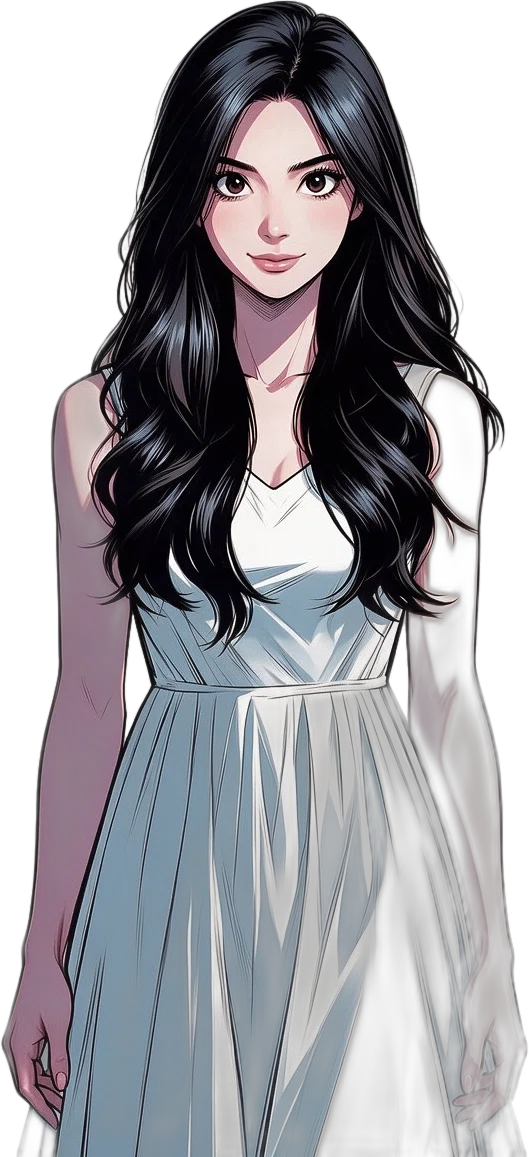
#> input picture docs/agent/evidence/p5/_new_cutout.png, 529 x 1157 px
$ python _tmp_new_widths.py
#> lines starting #> are read from the running program, lines starting #| are printed output that depends on the picture; after the words box and inside, x2 and y2 are one past the last pixel; in counts of white or black regions, pixels touching at a corner belong together
# -*- coding: utf-8 -*-
r"""打印新立绘的**宽度剖面**，用真实结构定"脖子在哪、脸在哪"。

上一版用"最窄行 = 脖子"是错的：这张图**白色连衣裙的窄腰带**比脖子还窄，
于是判据撞在腰上（y=122 行宽 245px）。这类"判据指错了对象"的错必须先看图，
所以这里把逐行宽度打出来，让结构自己说话。
"""
from pathlib import Path

import numpy as np
from PIL import Image, ImageDraw

ROOT = Path(__file__).resolve().parents[4]
OUT = ROOT / "docs" / "agent" / "evidence" / "p5"
cut = Image.open(OUT / "_new_cutout.png").convert("RGBA")
#> cut is the input picture: PIL image 529x1157 RGBA; mean R, G, B, A 68.1, 67.1, 72.4, 149.3
a = np.asarray(cut)
op = a[:, :, 3] > 16
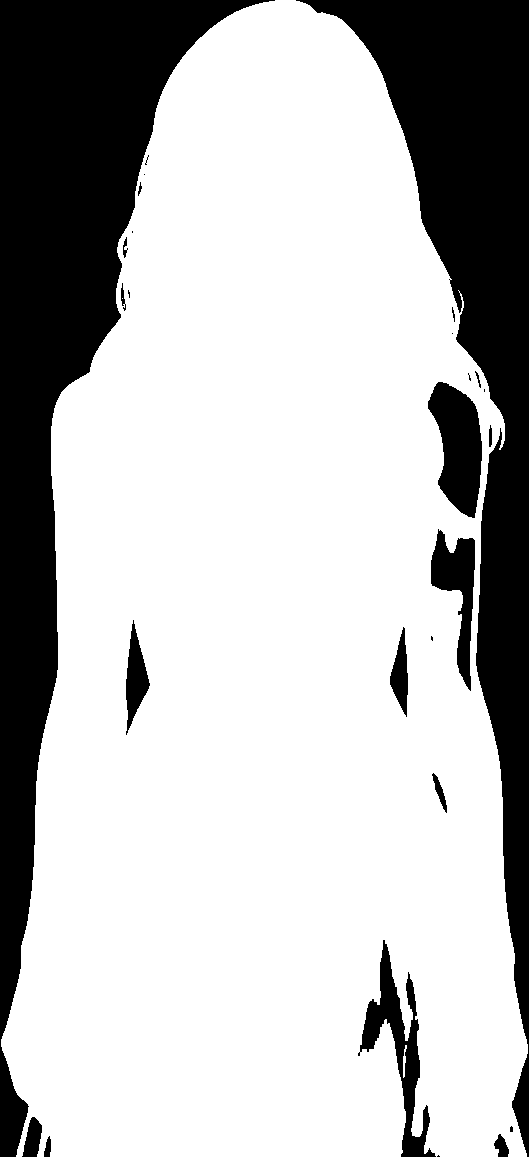
#> op: shape (1157, 529) bool; 72.8% white; 27 black regions (10 under 20 px), largest, box (x1, y1, x2, y2) and area: (0, 0, 275, 1157) 84385, (296, 0, 529, 1157) 66145, (428, 382, 482, 518) 4803
H, W = op.shape
ys, xs = np.where(op)
y0, y1 = int(ys.min()), int(ys.max())
#> y0 = 0; y1 = 1156
print(f"抠图后角色 y[{y0}..{y1}]  高 {y1-y0+1}")
#| 抠图后角色 y[0..1156]  高 1157
print()
print("逐行宽度剖面（每 12 行取一行，避免刷屏）:")
print("   y     占y比例   行宽   左右边界          图示")
print("  " + "-" * 66)
for y in range(y0, y1 + 1, 12):
    cols = np.where(op[y])[0]
    if not len(cols):
        continue
    n = len(cols)
    rel = (y - y0) / (y1 - y0)
    bar = "#" * int(round(n / 14))
    print(f"  {y:>4}   {rel:>6.1%}   {n:>4}   x[{cols.min():>3}..{cols.max():>3}]   {bar}")
#> this loop made 97 passes
#> (n, rel, bar) on passes 1 to 8: (21, 0, '##'), (85, 0.0104, '######'), (131, 0.0208, '#########'), (156, 0.0311, '###########'), (177, 0.0415, '#############'), (195, 0.0519, '##############'), (209, 0.0623, '###############'), (220, 0.0727, '################')
#> (printed output is left out)

print()
# 用"肤色"找脸：肤色像素（暖色，R>G>B 且够亮）
r_, g_, b_ = a[:, :, 0].astype(int), a[:, :, 1].astype(int), a[:, :, 2].astype(int)
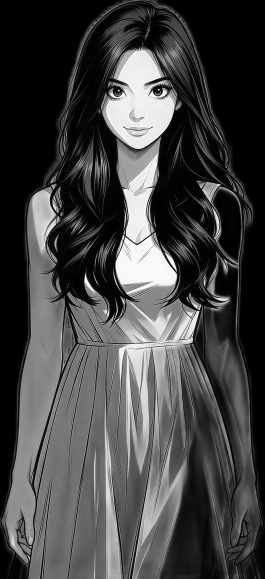
#> r_: shape (1157, 529) int64 (shown at 1/2 size); min 0, max 254, mean 68.1
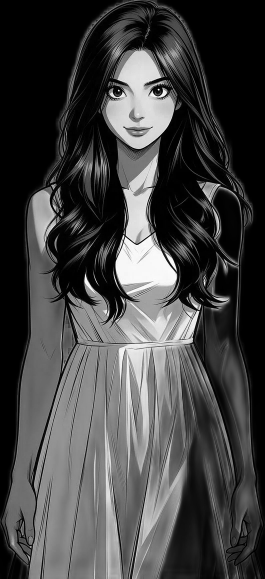
#> g_: shape (1157, 529) int64 (shown at 1/2 size); min 0, max 254, mean 67.1
skin = op & (r_ > 150) & (r_ - b_ > 25) & (r_ - g_ > 10)
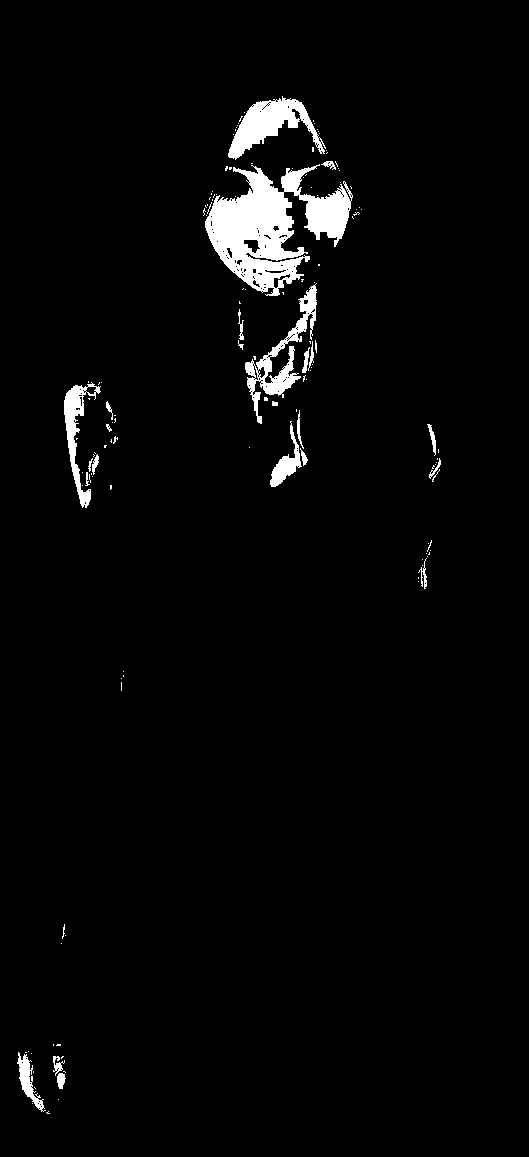
#> skin: shape (1157, 529) bool; 3% white; 141 white regions (115 under 20 px), largest, box (x1, y1, x2, y2) and area: (205, 164, 353, 296) 9329, (228, 96, 326, 160) 2523, (245, 283, 317, 424) 2163
print("肤色像素的逐行分布（每 8 行）—— 脸和手臂都是肤色，但脸在最上面:")
print("   y     肤色像素   横向范围")
print("  " + "-" * 44)
first_skin = None
for y in range(y0, y1 + 1, 8):
    cols = np.where(skin[y])[0]
    if not len(cols):
        continue
    if first_skin is None:
        first_skin = y
    print(f"  {y:>4}   {len(cols):>5}     x[{cols.min()}..{cols.max()}]")
#> this loop made 145 passes
#> cols on passes 13, 38, 40: [282], [304, 305, 306, 307, 308, 309, 310, 311, 312, 313, 314, 315], [238, 239, 240, 306, 307, 308, 309, 310, 312, 313, 314, 315]
#> after the loop, first_skin = 96

print()
# 脸 = 最上面一段连续肤色；脖子结束处肤色会断（被头发/衣服遮）
print("判读：肤色从 y=%s 开始（额头）。" % first_skin)
# 找第一段连续肤色行的终点
run_end = first_skin
#> run_end = 96
for y in range(first_skin, y1 + 1):
    if skin[y].sum() >= 3:
        run_end = y
    else:
        # 允许 6 行的空隙（睫毛/嘴线）
        if y - run_end > 6:
            break
print(f"      第一段连续肤色到 y={run_end}（含睫毛/嘴的短空隙）")
print(f"      ⇒ 脸部高度约 {run_end - first_skin + 1}px，占全身 "
      f"{(run_end - first_skin + 1) / (y1 - y0 + 1):.1%}")

print()
# 输入 scipy 或 matplotlib 都不用；直接给 DPI 友好的标注图
Z = 1.0
img = cut.copy()
d = ImageDraw.Draw(img)
d.line([(0, first_skin), (W, first_skin)], fill=(0, 200, 0), width=3)
d.text((6, first_skin + 4), f"skin top y={first_skin}", fill=(0, 200, 0))
d.line([(0, run_end), (W, run_end)], fill=(255, 0, 0), width=3)
d.text((6, run_end + 4), f"skin run end y={run_end}", fill=(255, 0, 0))
p = OUT / "_new_structure_annot.png"
img.save(p)
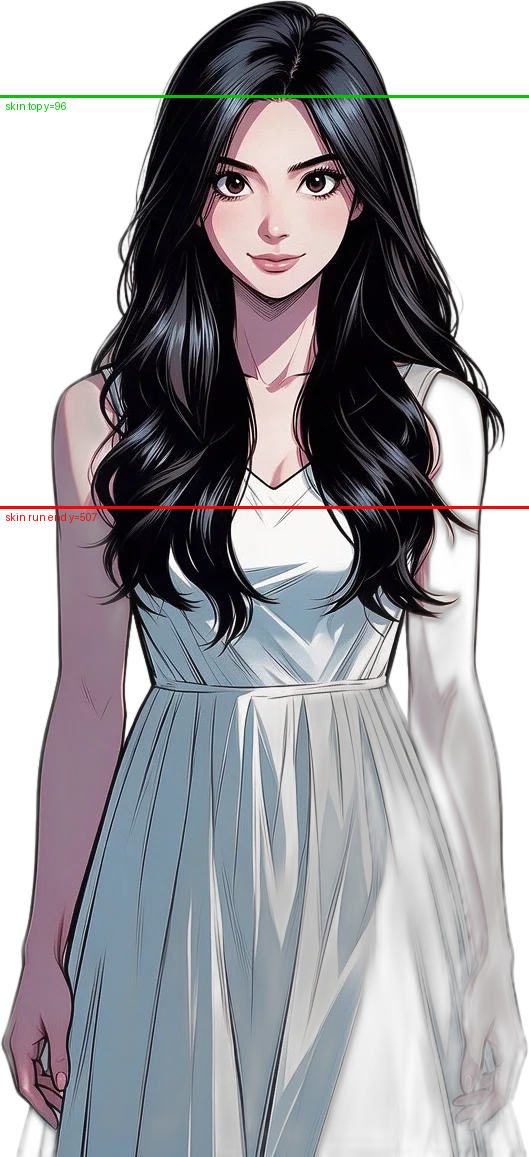
#> saved as _new_structure_annot.png: PIL image 529x1157 RGBA; mean R, G, B, A 68.6, 67.4, 72.1, 149.9; transparent parts drawn white
print(f"标注图: {p.name}  （绿线=肤色起始，红线=第一段肤色结束）")

$ run again, with docs/agent/evidence/p5/_base_xinya2.png copied over docs/agent/evidence/p5/_new_cutout.png
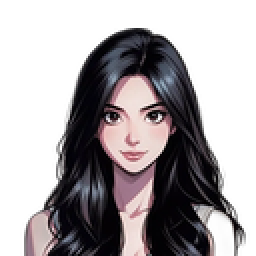
#> input picture docs/agent/evidence/p5/_base_xinya2.png, 128 x 128 px (shown 2 times larger)
#> cut is the input picture: PIL image 128x128 RGBA; mean R, G, B, A 37.7, 33, 35.2, 123.1
#> `op = a[:, :, 3] > 16`:
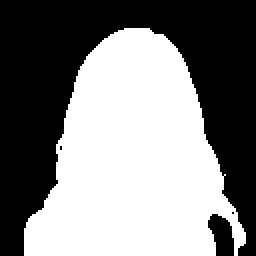
#> op: shape (128, 128) bool (shown 2 times larger); 50.7% white; 4 black regions (2 under 20 px), largest, box (x1, y1, x2, y2) and area: (0, 0, 128, 128) 7886, (104, 107, 117, 128) 193
#> ys = 8302 values from 14 to 127; xs = 8302 values, max 122 at index 7201, min 12 at index 6902, mean 66.11
#> y0 = 14; y1 = 127
#| 抠图后角色 y[14..127]  高 114
#> the loop `for y in range(y0, y1 + 1, 12):` made 10 passes
#> (n, rel, bar) on passes 2 to 9: (45, 0.106, '###'), (57, 0.212, '####'), (64, 0.319, '#####'), (70, 0.425, '#####'), (77, 0.531, '######'), (83, 0.637, '######'), (89, 0.743, '######'), (95, 0.85, '#######')
#> (printed output is left out)
#> skin: shape (128, 128) bool; 6% white; 27 white regions (22 under 20 px), largest, box (x1, y1, x2, y2) and area: (50, 54, 85, 86) 567, (55, 38, 79, 52) 143, (59, 83, 77, 114) 143, (15, 108, 20, 128) 53, (67, 119, 74, 128) 27
#> the loop `for y in range(y0, y1 + 1, 8):` made 15 passes
#> cols on passes 4, 5, 6, 10, 11, 12, 13, 14: [65, 66, 67, 68, 69, 70, 71], [57, 58, 59, 60, 61, 62, 63, 64, 65, 66, 76], [55, 61, 75, 76, 79, 80], [73, 74, 75, 76], [58, 70, 71, 72, 73], [59, 60, 62, 63, 64, 65, 66, 69, 70, 74], [15, 16, 17, 18, 21, 61, 62], [16, 17, 18, 26, 72, 104]
#> (printed output is left out)
#> after the loop `for y in range(y0, y1 + 1, 8):`: first_skin = 38
#| 判读：肤色从 y=38 开始（额头）。
#|       第一段连续肤色到 y=127（含睫毛/嘴的短空隙）
#|       ⇒ 脸部高度约 90px，占全身 78.9%
#> `img.save(p)`:
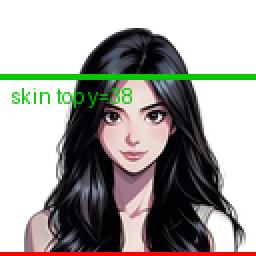
#> saved as _new_structure_annot.png: PIL image 128x128 RGBA (shown 2 times larger); mean R, G, B, A 39.5, 37.9, 33.2, 128.6; transparent parts drawn white

$ run again, with docs/agent/evidence/p5/_base_xinya2_zoom.png copied over docs/agent/evidence/p5/_new_cutout.png
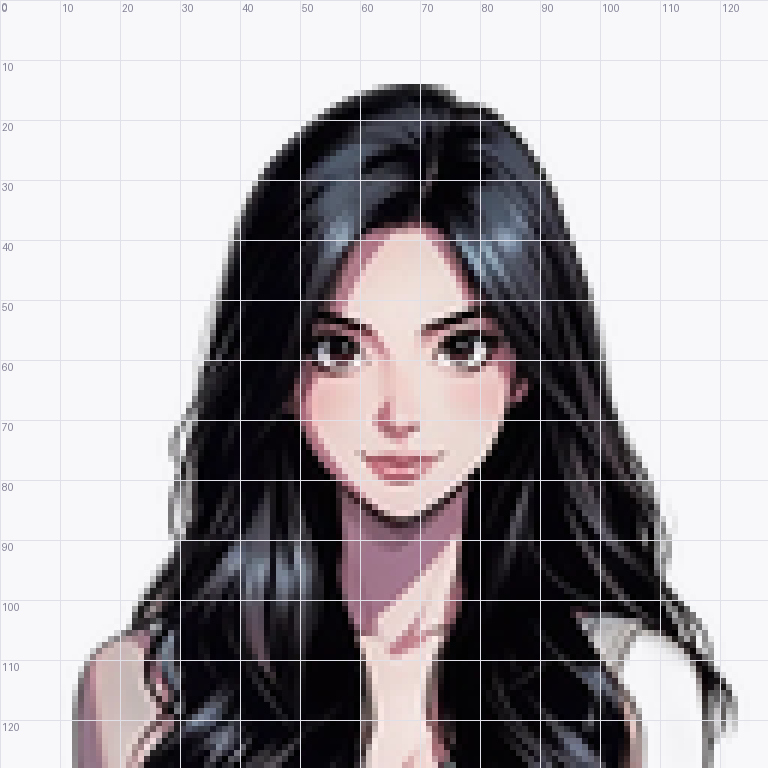
#> input picture docs/agent/evidence/p5/_base_xinya2_zoom.png, 768 x 768 px
#> op: shape (768, 768) bool; every value is 1
#> y0 = 0; y1 = 767
#| 抠图后角色 y[0..767]  高 768
#> the loop `for y in range(y0, y1 + 1, 12):` made 64 passes
#> rel on passes 1 to 8: 0, 0.0156, 0.0313, 0.0469, 0.0626, 0.0782, 0.0939, 0.11
#> (printed output is left out)
#> r_: shape (768, 768) int64; 255 distinct labels, from 0 to 255
#> g_: shape (768, 768) int64; 250 distinct labels, from 0 to 255
#> b_: shape (768, 768) int64; 252 distinct labels, from 0 to 255
#> `skin = op & (r_ > 150) & (r_ - b_ > 25) & (r_ - g_ > 10)`:
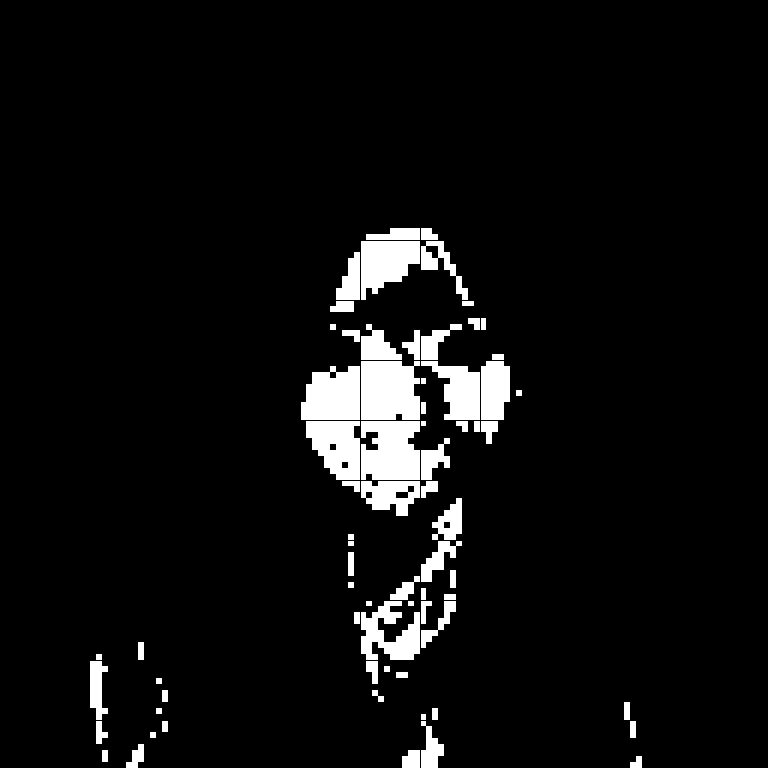
#> skin: shape (768, 768) bool; 5.7% white; 70 white regions, largest, box (x1, y1, x2, y2) and area: (361, 361, 420, 420) 3241, (361, 421, 420, 480) 3091, (301, 366, 360, 420) 2682
#> after the loop `for y in range(y0, y1 + 1, 8):`: first_skin = 232
#> `img.save(p)`:
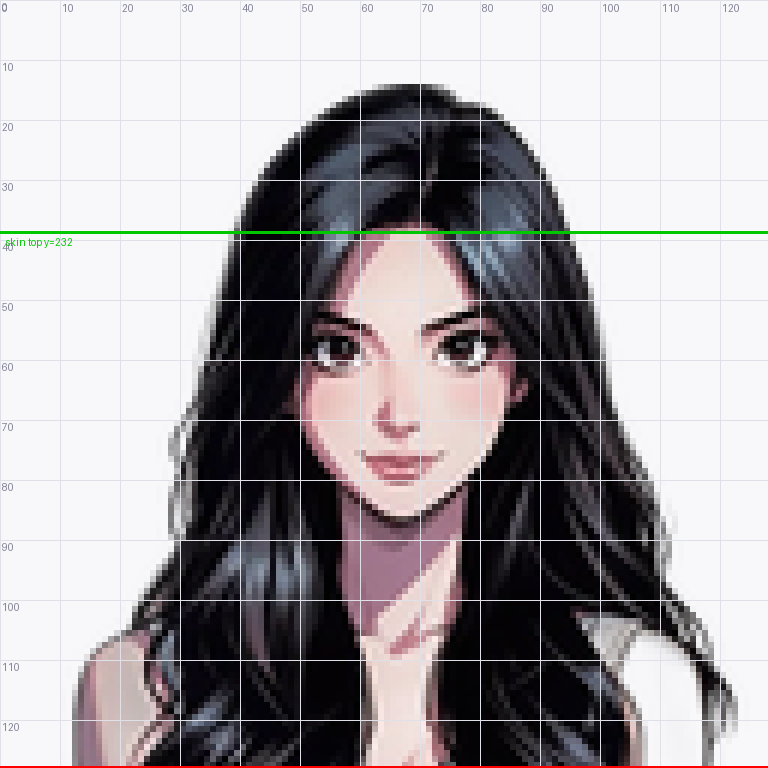
#> saved as _new_structure_annot.png: PIL image 768x768 RGBA; mean R, G, B, A 165.1, 160.9, 163.5, 255
